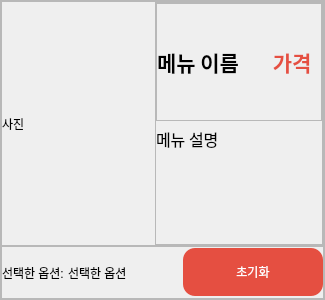
          <widget class="QFrame" name="top_frame">
           <property name="minimumSize">
            <size>
             <width>0</width>
             <height>300</height>
            </size>
           </property>
           <property name="maximumSize">
            <size>
             <width>23592958</width>
             <height>300</height>
            </size>
           </property>
           <property name="frameShape">
            <enum>QFrame::StyledPanel</enum>
           </property>
           <property name="frameShadow">
            <enum>QFrame::Raised</enum>
           </property>
           <layout class="QVBoxLayout" name="verticalLayout_43">
            <property name="spacing">
             <number>0</number>
            </property>
            <property name="leftMargin">
             <number>0</number>
            </property>
            <property name="topMargin">
             <number>0</number>
            </property>
            <property name="rightMargin">
             <number>0</number>
            </property>
            <property name="bottomMargin">
             <number>0</number>
            </property>
            <item>
             <widget class="QFrame" name="frame_46">
              <property name="frameShape">
               <enum>QFrame::StyledPanel</enum>
              </property>
              <property name="frameShadow">
               <enum>QFrame::Raised</enum>
              </property>
              <layout class="QHBoxLayout" name="horizontalLayout">
               <property name="spacing">
                <number>0</number>
               </property>
               <property name="leftMargin">
                <number>0</number>
               </property>
               <property name="topMargin">
                <number>0</number>
               </property>
               <property name="rightMargin">
                <number>0</number>
               </property>
               <property name="bottomMargin">
                <number>0</number>
               </property>
               <item>
                <widget class="QLabel" name="menu_photo_label">
                 <property name="minimumSize">
                  <size>
                   <width>153</width>
                   <height>243</height>
                  </size>
                 </property>
                 <property name="maximumSize">
                  <size>
                   <width>153</width>
                   <height>243</height>
                  </size>
                 </property>
                 <property name="styleSheet">
                  <string notr="true"/>
                 </property>
                 <property name="text">
                  <string>사진</string>
                 </property>
                 <property name="scaledContents">
                  <bool>true</bool>
                 </property>
                </widget>
               </item>
               <item>
                <widget class="QFrame" name="frame_2">
                 <property name="frameShape">
                  <enum>QFrame::StyledPanel</enum>
                 </property>
                 <property name="frameShadow">
                  <enum>QFrame::Raised</enum>
                 </property>
                 <layout class="QVBoxLayout" name="verticalLayout">
                  <property name="leftMargin">
                   <number>0</number>
                  </property>
                  <property name="topMargin">
                   <number>0</number>
                  </property>
                  <property name="rightMargin">
                   <number>0</number>
                  </property>
                  <property name="bottomMargin">
                   <number>0</number>
                  </property>
                  <item>
                   <widget class="QFrame" name="frame">
                    <property name="frameShape">
                     <enum>QFrame::StyledPanel</enum>
                    </property>
                    <property name="frameShadow">
                     <enum>QFrame::Raised</enum>
                    </property>
                    <layout class="QHBoxLayout" name="horizontalLayout_2">
                     <property name="leftMargin">
                      <number>0</number>
                     </property>
                     <property name="topMargin">
                      <number>0</number>
                     </property>
                     <property name="rightMargin">
                      <number>0</number>
                     </property>
                     <property name="bottomMargin">
                      <number>0</number>
                     </property>
                     <item>
                      <widget class="QLabel" name="menu_name_label">
                       <property name="minimumSize">
                        <size>
                         <width>0</width>
                         <height>86</height>
                        </size>
                       </property>
                       <property name="maximumSize">
                        <size>
                         <width>23592958</width>
                         <height>86</height>
                        </size>
                       </property>
                       <property name="font">
                        <font>
                         <family>Pretendard SemiBold</family>
                         <pointsize>16</pointsize>
                         <weight>75</weight>
                         <bold>true</bold>
                        </font>
                       </property>
                       <property name="styleSheet">
                        <string notr="true"/>
                       </property>
                       <property name="text">
                        <string>메뉴 이름</string>
                       </property>
                      </widget>
                     </item>
                     <item>
                      <widget class="QLabel" name="menu_price_label">
                       <property name="maximumSize">
                        <size>
                         <width>23592958</width>
                         <height>86</height>
                        </size>
                       </property>
                       <property name="font">
                        <font>
                         <family>Pretendard SemiBold</family>
                         <pointsize>16</pointsize>
                         <weight>75</weight>
                         <bold>true</bold>
                        </font>
                       </property>
                       <property name="styleSheet">
                        <string notr="true">
color:rgb(229, 79, 65);</string>
                       </property>
                       <property name="text">
                        <string>가격  </string>
                       </property>
                       <property name="alignment">
                        <set>Qt::AlignRight|Qt::AlignTrailing|Qt::AlignVCenter</set>
                       </property>
                      </widget>
                     </item>
                    </layout>
                   </widget>
                  </item>
                  <item>
                   <widget class="QLabel" name="menu_info_label">
                    <property name="font">
                     <font>
                      <family>Pretendard Medium</family>
                      <pointsize>12</pointsize>
                     </font>
                    </property>
                    <property name="styleSheet">
                     <string notr="true"/>
                    </property>
                    <property name="text">
                     <string>메뉴 설명</string>
                    </property>
                    <property name="alignment">
                     <set>Qt::AlignLeading|Qt::AlignLeft|Qt::AlignTop</set>
                    </property>
                    <property name="wordWrap">
                     <bool>true</bool>
                    </property>
                   </widget>
                  </item>
                 </layout>
                </widget>
               </item>
              </layout>
             </widget>
            </item>
            <item>
             <widget class="QFrame" name="frame_44">
              <property name="frameShape">
               <enum>QFrame::StyledPanel</enum>
              </property>
              <property name="frameShadow">
               <enum>QFrame::Raised</enum>
              </property>
              <layout class="QHBoxLayout" name="horizontalLayout_16">
               <property name="spacing">
                <number>0</number>
               </property>
               <property name="leftMargin">
                <number>0</number>
               </property>
               <property name="topMargin">
                <number>0</number>
               </property>
               <property name="rightMargin">
                <number>0</number>
               </property>
               <property name="bottomMargin">
                <number>0</number>
               </property>
               <item>
                <widget class="QLabel" name="label">
                 <property name="styleSheet">
                  <string notr="true">font: 57 14pt &quot;Pretendard Medium&quot;;</string>
                 </property>
                 <property name="text">
                  <string>선택한 옵션: </string>
                 </property>
                </widget>
               </item>
               <item>
                <widget class="QLabel" name="choose_option_label">
                 <property name="styleSheet">
                  <string notr="true">font: 57 14pt &quot;Pretendard Medium&quot;;</string>
                 </property>
                 <property name="text">
                  <string>선택한 옵션</string>
                 </property>
                </widget>
               </item>
               <item>
                <spacer name="horizontalSpacer_15">
                 <property name="orientation">
                  <enum>Qt::Horizontal</enum>
                 </property>
                 <property name="sizeHint" stdset="0">
                  <size>
                   <width>56</width>
                   <height>37</height>
                  </size>
                 </property>
                </spacer>
               </item>
               <item>
                <widget class="QPushButton" name="reset_btn">
                 <property name="minimumSize">
                  <size>
                   <width>140</width>
                   <height>48</height>
                  </size>
                 </property>
                 <property name="maximumSize">
                  <size>
                   <width>421</width>
                   <height>31457278</height>
                  </size>
                 </property>
                 <property name="styleSheet">
                  <string notr="true">background-color: rgb(229, 79, 65);
border-radius: 12px;
color:white;
font: 57 14pt &quot;Pretendard Medium&quot;;</string>
                 </property>
                 <property name="text">
                  <string>초기화</string>
                 </property>
                </widget>
               </item>
              </layout>
             </widget>
            </item>
           </layout>
          </widget>
